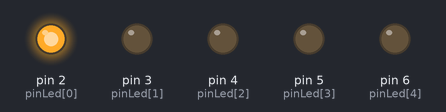
Bench run of a sketch on a simulated Arduino Uno, built with avr-gcc and run on an emulated ATmega328P. Parts: output pins drawn as LEDs (lit = HIGH).

Above: at 0.05 s.
At 0.75 s:
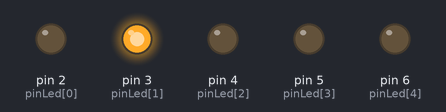
At 1.45 s:
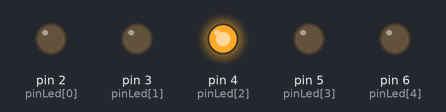
At 2.15 s:
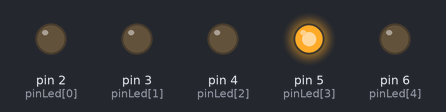
At 2.85 s:
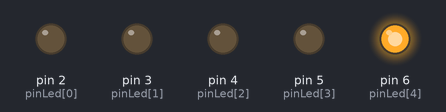
Timing chart, 0 to 3.1 s (numbered marks = the images above):
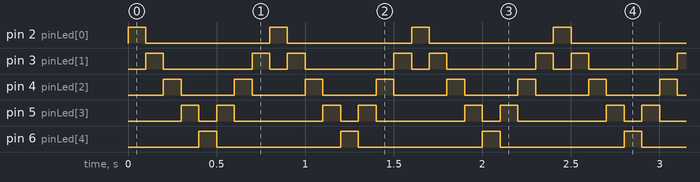

Measured:
- by itself, pin 2 (pinLed[0]), pin 6 (pinLed[4]): alternates HIGH for 0.10 s and LOW for 0.70 s
- by itself, pin 3 (pinLed[1]): repeats every 0.80 s: LOW 0.50 s, HIGH 0.10 s, LOW 0.10 s, HIGH 0.10 s
- by itself, pin 4 (pinLed[2]): alternates HIGH for 0.10 s and LOW for 0.30 s
- by itself, pin 5 (pinLed[3]): repeats every 0.80 s: LOW 0.10 s, HIGH 0.10 s, LOW 0.50 s, HIGH 0.10 s

The sketch:

Programme_Tableaux.ino
```cpp
/*
On utilise pour ce programme 5 LED
connectées sur les pins 2,3,4,5 et 6
*/

int pinLed[5]={2,3,4,5,6}; // Tableau listant les pins
//Tableau à double entrée listant l’état (booléen 1 allumé, 0 éteint) des LED à chaque séquence
boolean affichage[8][5]={
  1,0,0,0,0,
  0,1,0,0,0,
  0,0,1,0,0,
  0,0,0,1,0,
  0,0,0,0,1,
  0,0,0,1,0,
  0,0,1,0,0,
  0,1,0,0,0};
int i=0;
void setup() {
  for (int i=0;i<5;i++)
  {
    pinMode(pinLed[i],OUTPUT);// Déclarer les leds comme sorties
    digitalWrite(pinLed[i],LOW);
  }

}

void loop() {
// L'utilisation des tableaux
  for (int i=0;i<8;i++) // boucle de séquence d'affichage
  {
    for (int p=0;p<5;p++) // boucle pour chaque pin
    {
      boolean etat=affichage[i][p]; // on va chercher l'état pour le pin
      digitalWrite(pinLed[p],etat); // on met le pin concerné à l'état
    }
    //tous les pins sont dans l'état de la séquence en cours
    delay(100); //petite pause d'affichage
    // on passe à la séquence suivante
  }
  // fin des séquences et on repart au début de la loop()

}
```
